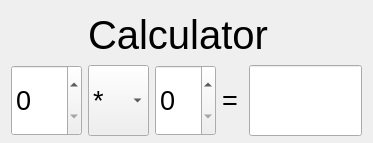
<?xml version="1.0" encoding="UTF-8"?>
<ui version="4.0">
 <class>Calc</class>
 <widget class="QWidget" name="Calc">
  <property name="geometry">
   <rect>
    <x>0</x>
    <y>0</y>
    <width>373</width>
    <height>143</height>
   </rect>
  </property>
  <property name="minimumSize">
   <size>
    <width>373</width>
    <height>143</height>
   </size>
  </property>
  <property name="windowTitle">
   <string>Calc</string>
  </property>
  <layout class="QGridLayout" name="gridLayout">
   <item row="0" column="2" colspan="4">
    <widget class="QLabel" name="Chapter">
     <property name="minimumSize">
      <size>
       <width>222</width>
       <height>48</height>
      </size>
     </property>
     <property name="font">
      <font>
       <pointsize>30</pointsize>
      </font>
     </property>
     <property name="text">
      <string>Calculator</string>
     </property>
    </widget>
   </item>
   <item row="1" column="2">
    <widget class="QComboBox" name="operation">
     <property name="minimumSize">
      <size>
       <width>61</width>
       <height>71</height>
      </size>
     </property>
     <property name="font">
      <font>
       <pointsize>20</pointsize>
      </font>
     </property>
     <item>
      <property name="text">
       <string>*</string>
      </property>
     </item>
     <item>
      <property name="text">
       <string>+</string>
      </property>
     </item>
     <item>
      <property name="text">
       <string>-</string>
      </property>
     </item>
     <item>
      <property name="text">
       <string>/</string>
      </property>
     </item>
    </widget>
   </item>
   <item row="1" column="4">
    <widget class="QLabel" name="label">
     <property name="minimumSize">
      <size>
       <width>21</width>
       <height>71</height>
      </size>
     </property>
     <property name="font">
      <font>
       <pointsize>20</pointsize>
      </font>
     </property>
     <property name="text">
      <string>=</string>
     </property>
    </widget>
   </item>
   <item row="1" column="5">
    <widget class="QLineEdit" name="answer">
     <property name="enabled">
      <bool>true</bool>
     </property>
     <property name="minimumSize">
      <size>
       <width>61</width>
       <height>71</height>
      </size>
     </property>
     <property name="font">
      <font>
       <pointsize>20</pointsize>
      </font>
     </property>
     <property name="mouseTracking">
      <bool>true</bool>
     </property>
     <property name="focusPolicy">
      <enum>Qt::WheelFocus</enum>
     </property>
     <property name="contextMenuPolicy">
      <enum>Qt::NoContextMenu</enum>
     </property>
     <property name="acceptDrops">
      <bool>true</bool>
     </property>
     <property name="dragEnabled">
      <bool>true</bool>
     </property>
     <property name="readOnly">
      <bool>true</bool>
     </property>
    </widget>
   </item>
   <item row="1" column="3">
    <widget class="QSpinBox" name="operand2">
     <property name="minimumSize">
      <size>
       <width>61</width>
       <height>71</height>
      </size>
     </property>
     <property name="font">
      <font>
       <pointsize>20</pointsize>
      </font>
     </property>
     <property name="keyboardTracking">
      <bool>true</bool>
     </property>
    </widget>
   </item>
   <item row="1" column="1">
    <widget class="QSpinBox" name="Operand1">
     <property name="minimumSize">
      <size>
       <width>71</width>
       <height>71</height>
      </size>
     </property>
     <property name="font">
      <font>
       <pointsize>20</pointsize>
      </font>
     </property>
     <property name="keyboardTracking">
      <bool>true</bool>
     </property>
    </widget>
   </item>
  </layout>
 </widget>
 <layoutdefault spacing="6" margin="11"/>
 <tabstops>
  <tabstop>answer</tabstop>
  <tabstop>operation</tabstop>
  <tabstop>operand2</tabstop>
 </tabstops>
 <resources/>
 <connections>
  <connection>
   <sender>Operand1</sender>
   <signal>valueChanged(int)</signal>
   <receiver>Calc</receiver>
   <slot>calcAndPrintAnswer()</slot>
   <hints>
    <hint type="sourcelabel">
     <x>34</x>
     <y>105</y>
    </hint>
    <hint type="destinationlabel">
     <x>48</x>
     <y>14</y>
    </hint>
   </hints>
  </connection>
  <connection>
   <sender>operation</sender>
   <signal>currentIndexChanged(QString)</signal>
   <receiver>Calc</receiver>
   <slot>calcAndPrintAnswer()</slot>
   <hints>
    <hint type="sourcelabel">
     <x>107</x>
     <y>104</y>
    </hint>
    <hint type="destinationlabel">
     <x>65</x>
     <y>28</y>
    </hint>
   </hints>
  </connection>
  <connection>
   <sender>operand2</sender>
   <signal>valueChanged(int)</signal>
   <receiver>Calc</receiver>
   <slot>calcAndPrintAnswer()</slot>
   <hints>
    <hint type="sourcelabel">
     <x>168</x>
     <y>118</y>
    </hint>
    <hint type="destinationlabel">
     <x>41</x>
     <y>40</y>
    </hint>
   </hints>
  </connection>
 </connections>
 <slots>
  <slot>calcAndPrintAnswer()</slot>
 </slots>
</ui>
